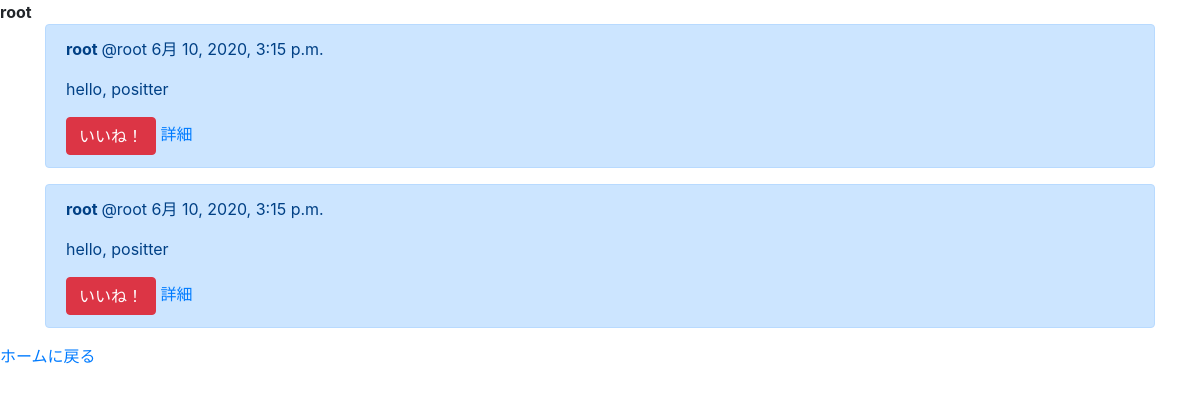
/profile/root/, run on the app's committed database.
### positterapp/models.py (models this page shows, shortened)
class Post(models.Model):
    author = models.ForeignKey(User, on_delete=models.CASCADE)
    text = models.TextField()
    positive_score = models.IntegerField(null=True)
    created_at = models.DateTimeField(default=timezone.now)

class Profile(models.Model):
    user = models.OneToOneField(User,
                                on_delete=models.CASCADE,
                                related_name="profile")
    display_name = models.CharField(max_length=20)
    birthday = models.DateField(auto_now=False, null=True, blank=True)

### positterapp/views.py (the view)
# urls.py: path('profile/<str:username>/', views.profilefunc, name='profile'),
def profilefunc(request, username):
    user = get_object_or_404(User, username=username)
    object_list = Post.objects.filter(author=user)
    return render(request, 'profile.html', {
        'user': user,
        'object_list': object_list
    })

### templates/profile.html (shortened to what this page needs)
{% extends 'base.html' %}
{% block content %}
<b>{{user.username}} </b>
<div class="container">
    {% for item in object_list %}
    <div class="alert alert-primary" role="alert">
        <p><b>{{item.author.profile.display_name}} </b>@{{item.author}}</a>   {{item.created_at}}</p>
        <p>{{ item.text}}</p>
        <button type="button" class="btn btn-danger">いいね！</button>
        <a href="{% url 'detail' item.pk %}">詳細</a>
    </div>
    {% endfor %}
</div>
<a href="{% url 'home'%}">ホームに戻る</a>
{% endblock content %}

### data on the page
Post: author.profile.display_name "root", author "root", created_at "6月 10, 2020, 3:15 p.m.", text "hello, positter"
Post: author.profile.display_name "root", author "root", created_at "6月 10, 2020, 3:15 p.m.", text "hello, positter"

### other printed values
{{ user.username }} "root"
